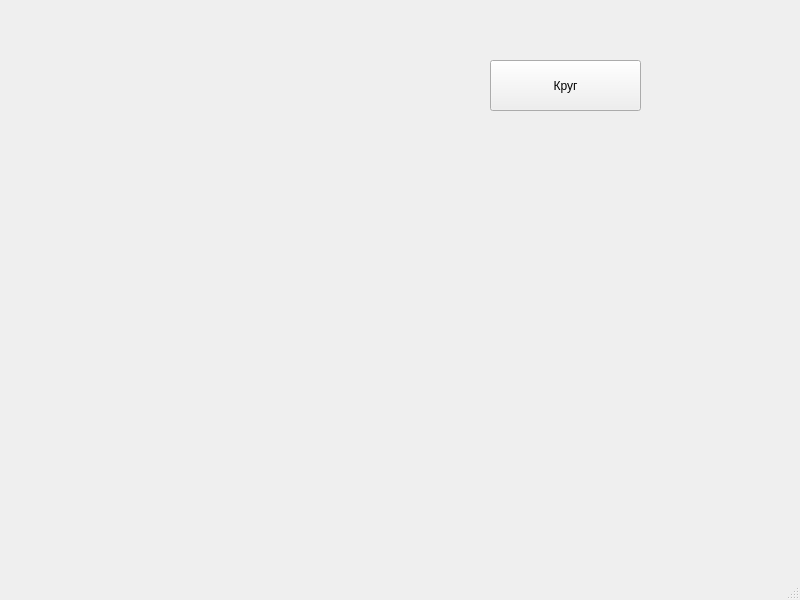
<?xml version="1.0" encoding="UTF-8"?>
<ui version="4.0">
 <class>MainWindow</class>
 <widget class="QMainWindow" name="MainWindow">
  <property name="geometry">
   <rect>
    <x>0</x>
    <y>0</y>
    <width>800</width>
    <height>600</height>
   </rect>
  </property>
  <property name="windowTitle">
   <string>MainWindow</string>
  </property>
  <widget class="QWidget" name="centralwidget">
   <widget class="QPushButton" name="pushButton">
    <property name="geometry">
     <rect>
      <x>490</x>
      <y>60</y>
      <width>151</width>
      <height>51</height>
     </rect>
    </property>
    <property name="text">
     <string>Круг</string>
    </property>
   </widget>
  </widget>
  <widget class="QMenuBar" name="menubar">
   <property name="geometry">
    <rect>
     <x>0</x>
     <y>0</y>
     <width>800</width>
     <height>21</height>
    </rect>
   </property>
  </widget>
  <widget class="QStatusBar" name="statusbar"/>
 </widget>
 <resources/>
 <connections/>
</ui>
